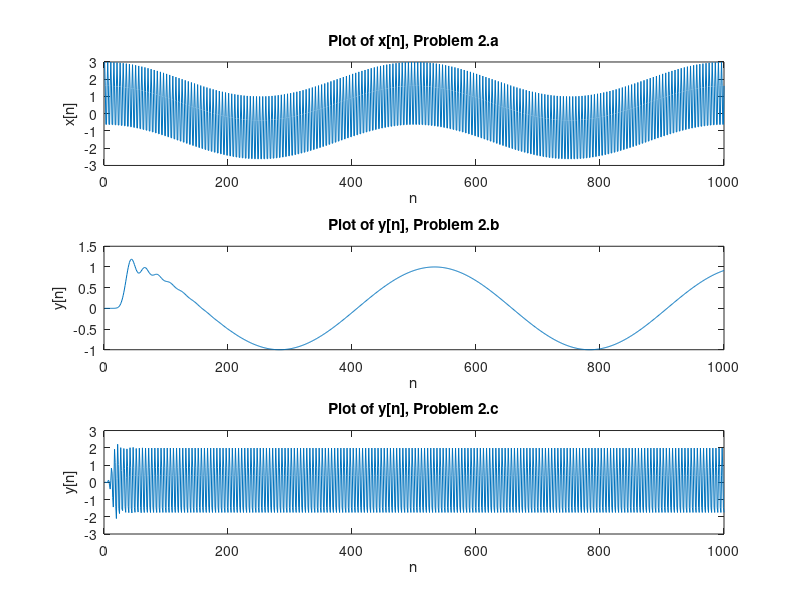

This figure's MATLAB source:
%%
%------------2a-----------%
M = 1000;
f_1 = 100;
T_S = 0.002;
plot_ = true;
x = zeros(1,1000);

for i=1:M
    x(i) = cos(2*pi*(i-1)*T_S)+2*cos(2*pi*f_1*(i-1)*T_S);
end

%%
%------------2b--------------%
% 
[b_1,a_1]=butter(16,0.1,"low");
y_1 = filter(b_1, a_1, x);

%%
%%---------2c-----------------%
Wn=[0.25,0.5];
[b_2,a_2]=butter(8,Wn,"bandpass");
y_2 = filter(b_2, a_2, x);
%%
%----------plot--------------%
if(plot_)
    figure(1)
    subplot(3,1,1);
    plot(x);
    xlabel('n');
    ylabel('x[n]');
    title('Plot of x[n], Problem 2.a')

    subplot(3,1,2);
    plot(y_1);
    xlabel('n');
    ylabel('y[n]');
    title('Plot of y[n], Problem 2.b')

    subplot(3,1,3);
    plot(y_2);
    xlabel('n');
    ylabel('y[n]');
    title('Plot of y[n], Problem 2.c')
end